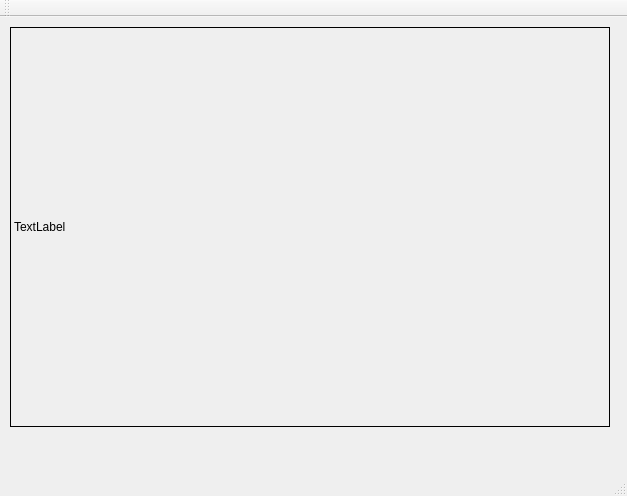
<?xml version="1.0" encoding="UTF-8"?>
<ui version="4.0">
 <class>MainWindow</class>
 <widget class="QMainWindow" name="MainWindow">
  <property name="geometry">
   <rect>
    <x>0</x>
    <y>0</y>
    <width>627</width>
    <height>496</height>
   </rect>
  </property>
  <property name="windowTitle">
   <string>MainWindow</string>
  </property>
  <widget class="QWidget" name="centralWidget">
   <widget class="MYLABEL" name="label">
    <property name="geometry">
     <rect>
      <x>10</x>
      <y>10</y>
      <width>600</width>
      <height>400</height>
     </rect>
    </property>
    <property name="frameShape">
     <enum>QFrame::Box</enum>
    </property>
    <property name="text">
     <string>TextLabel</string>
    </property>
   </widget>
  </widget>
  <widget class="QMenuBar" name="menuBar">
   <property name="geometry">
    <rect>
     <x>0</x>
     <y>0</y>
     <width>627</width>
     <height>25</height>
    </rect>
   </property>
  </widget>
  <widget class="QToolBar" name="mainToolBar">
   <attribute name="toolBarArea">
    <enum>TopToolBarArea</enum>
   </attribute>
   <attribute name="toolBarBreak">
    <bool>false</bool>
   </attribute>
  </widget>
  <widget class="QStatusBar" name="statusBar"/>
 </widget>
 <layoutdefault spacing="6" margin="11"/>
 <customwidgets>
  <customwidget>
   <class>MYLABEL</class>
   <extends>QLabel</extends>
   <header>mylabel.h</header>
  </customwidget>
 </customwidgets>
 <resources/>
 <connections/>
</ui>
